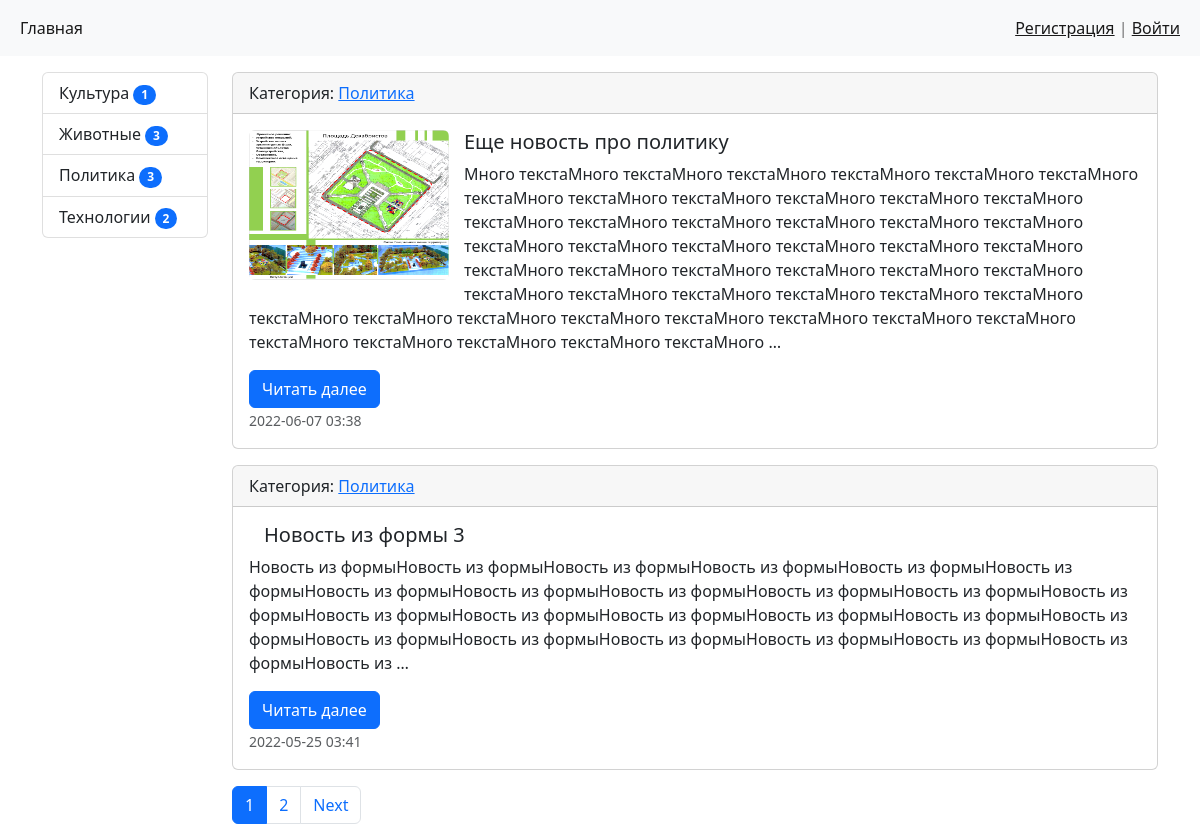
Screenshot of /category/3/ with the database file from the repository.
### news/models.py (models this page shows, shortened)
class Category(models.Model):
    title = models.CharField(max_length=150, db_index=True, verbose_name='Наименование категории')
    def get_absolute_url(self):
        return reverse_lazy('category', kwargs={'category_id': self.pk})
    def __str__(self):
        return self.title
    class Meta:
        verbose_name = 'Категория'
        verbose_name_plural = 'Категории'
        ordering = ['title']

class News(models.Model):
    title = models.CharField(max_length=150, verbose_name='Наименование')
    content = models.TextField(blank=True, verbose_name='Конетент')
    created_at = models.DateTimeField(auto_now_add=True, verbose_name='Дата загрузки')
    updated_at = models.DateTimeField(auto_now=True, verbose_name='Обновлено')
    photo = models.ImageField(upload_to='photo/%Y/%m/%d/', verbose_name='Фото', blank=True)
    is_published = models.BooleanField(default=True, verbose_name='Опубликовано')
    category = models.ForeignKey('Category', on_delete=models.PROTECT, null=True, verbose_name='Категория')
    cnt_views = models.IntegerField(default=0)
    def get_absolute_url(self):
        return reverse_lazy('read_more_button', kwargs={'pk': self.pk})
    class Meta:
        verbose_name = 'Новость'
        verbose_name_plural = 'Новости'
        ordering = ['-created_at']

### news/views.py (the view)
# urls.py: path('category/<int:category_id>/', views.CategoryNews.as_view(), name='category'),
class CategoryNews(ListView):
    paginate_by = 2
    model = News
    template_name = 'news/category.html'
    context_object_name = 'news'
    allow_empty = False
    def get_queryset(self):
        return News.objects.filter(category_id=self.kwargs['category_id'],
                                   is_published=True).select_related('category')
    def get_context_data(self, *, object_list=None, **kwargs):
        context = super().get_context_data(**kwargs)
        context['title'] = Category.objects.get(pk=self.kwargs['category_id'])
        return context

### news/templatetags/news_tags.py (called while the page is built)
@register.simple_tag(name='get_all_cat')
def get_categories():
    categories = Category.objects.annotate(
        cnt=Count('news', filter=F('news__is_published'))).filter(cnt__gt=0)
    return categories

### news/templates/news/category.html (shortened to what this page needs)
{% extends 'base.html' %}
{% block sidebar %}{{ block.super }}{% endblock %}
{% block content %}
{% for item in news %}
<div class="card mb-3">
    <div class="card-header">
        {% if item.category %}
        Категория: <a href="{% url 'category' item.category.pk %}">{{ item.category }}</a>
        {% else %}
        без категории
        {% endif %}
    </div>
    <div>
        <div class="card-body">
            <div class="media">
                {% if item.photo %}
                <img src="{{ item.photo.url }}" alt="--" width="200px" height="150px" class="rounded float-left mr-3">
                {% endif %}
            </div>
            <div class="media-body">
                <h5 class="card-title">{{ item.title }}</h5>
                <p class="card-text">{{ item.content | linebreaksbr | truncatewords:50 }}</p>
                <a href="{{ item.get_absolute_url }}" class="btn btn-primary">Читать далее</a>
                <p class="card-text"><small class="text-muted">{{ item.created_at | date:"Y-m-d H:i" }}</small></p>
            </div>
        </div>
    </div>
</div>
{% endfor %}
{% endblock %}

### templates/inc/_sidebar.html (shortened to what this page needs)
{% load news_tags %}
<div class="list-group">
    {% get_all_cat as categories %}
    {% for item in categories %}
    <a href="{{ item.get_absolute_url }}" class="list-group-item list-group-item-action">{{ item.title }}
        <span class="badge bg-primary rounded-pill">{{ item.cnt }}</span></a>
    {% endfor %}
</div>

### test_s/static/css/style.css (style rules this page uses)
.media { float: left; margin-right: 15px; margin-bottom: 15px; }

### rows the page displays
Category: title "Культура", cnt "1"
Category: title "Животные", cnt "3"
Category: title "Политика", cnt "3"
Category: title "Технологии", cnt "2"
News: category "Политика", photo (picture), title "Еще новость про политику", content "Много текстаМного текстаМного текстаМного текстаМного текстаМного текстаМного текстаМного текстаМного текстаМного текстаМного текстаМного текстаМного текстаМного текстаМного текстаМного текстаМного текстаМного текстаМного текстаМного текстаМного текстаМного текстаМного текстаМного текстаМного текстаМного текстаМного текстаМного текстаМного текстаМного текстаМного текстаМного текстаМного текстаМного текстаМного текстаМного текстаМного текстаМного текстаМного текстаМного текстаМного текстаМного текстаМного текстаМного текстаМного текстаМного текстаМного текстаМного текстаМного текстаМного …", created_at "2022-06-07 03:38"
News: category "Политика", title "Новость из формы 3", content "Новость из формыНовость из формыНовость из формыНовость из формыНовость из формыНовость из формыНовость из формыНовость из формыНовость из формыНовость из формыНовость из формыНовость из формыНовость из формыНовость из формыНовость из формыНовость из формыНовость из формыНовость из формыНовость из формыНовость из формыНовость из формыНовость из формыНовость из формыНовость из формыНовость из …", created_at "2022-05-25 03:41"

### other values shown
{{ p }} "1"
{{ p }} "2"
